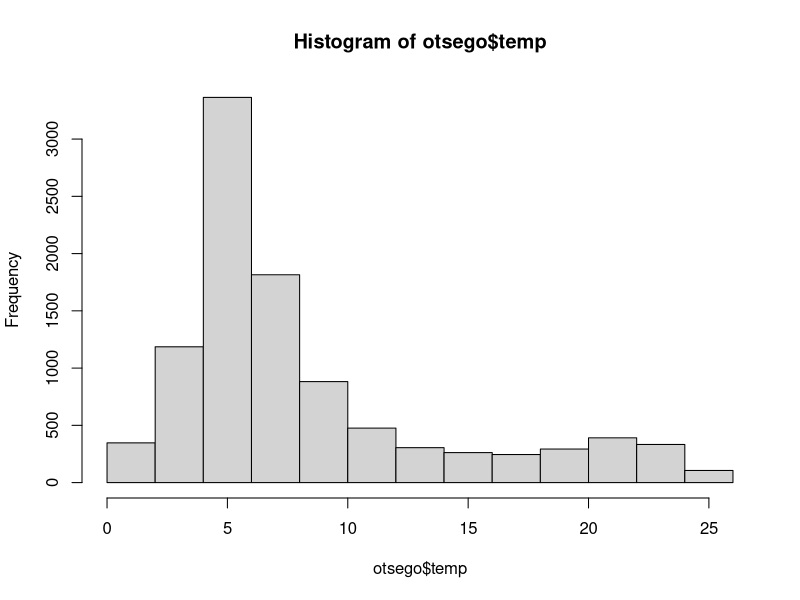
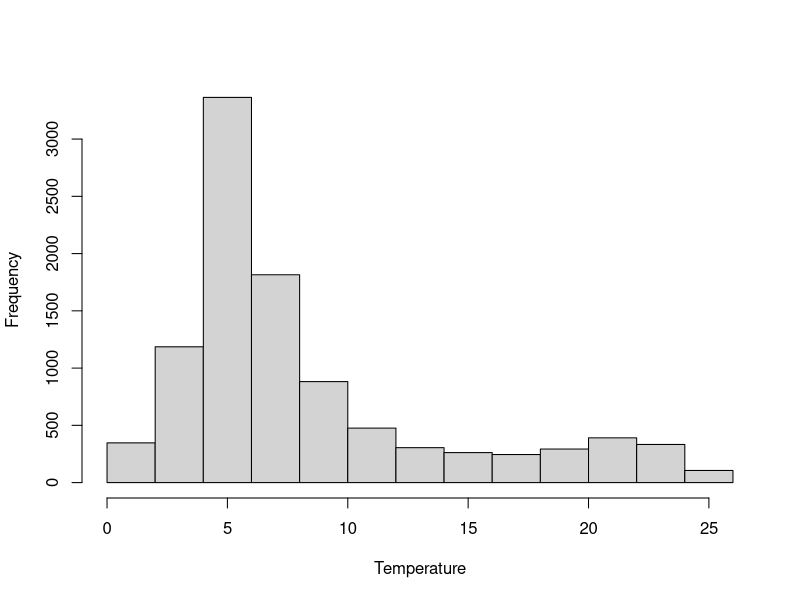
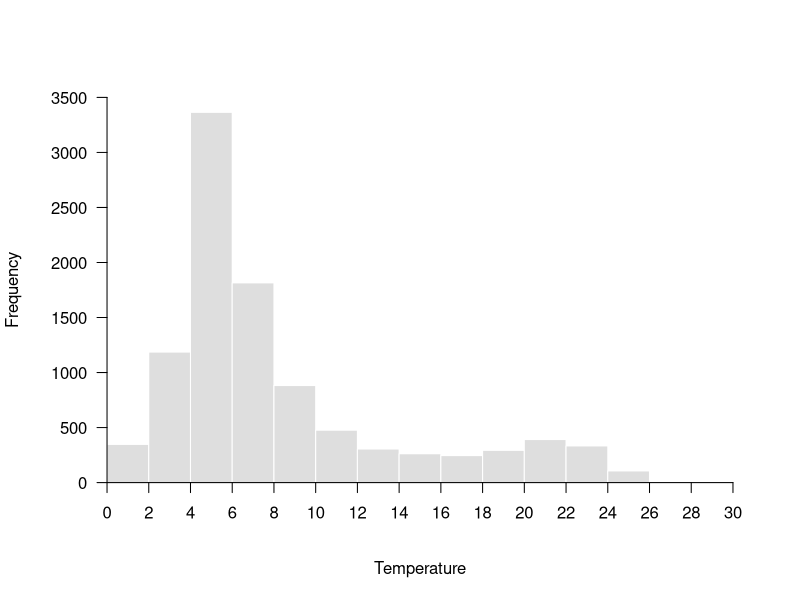
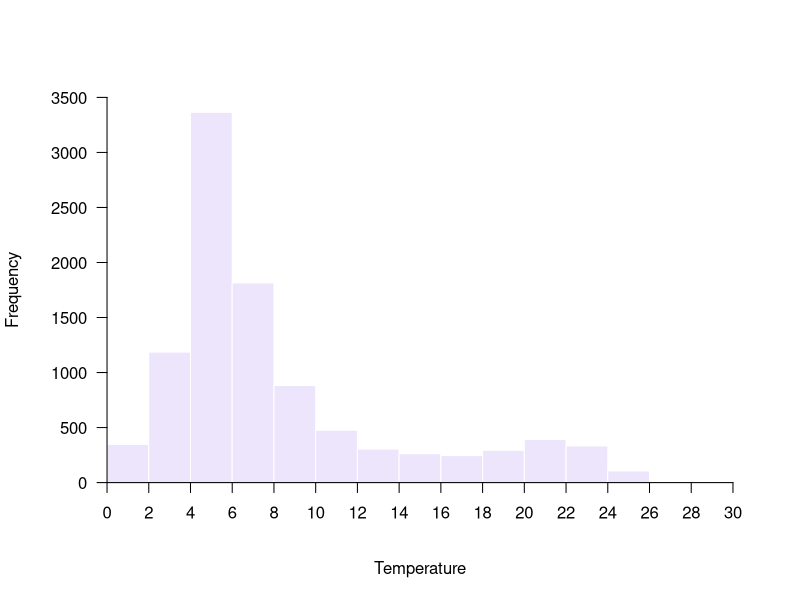
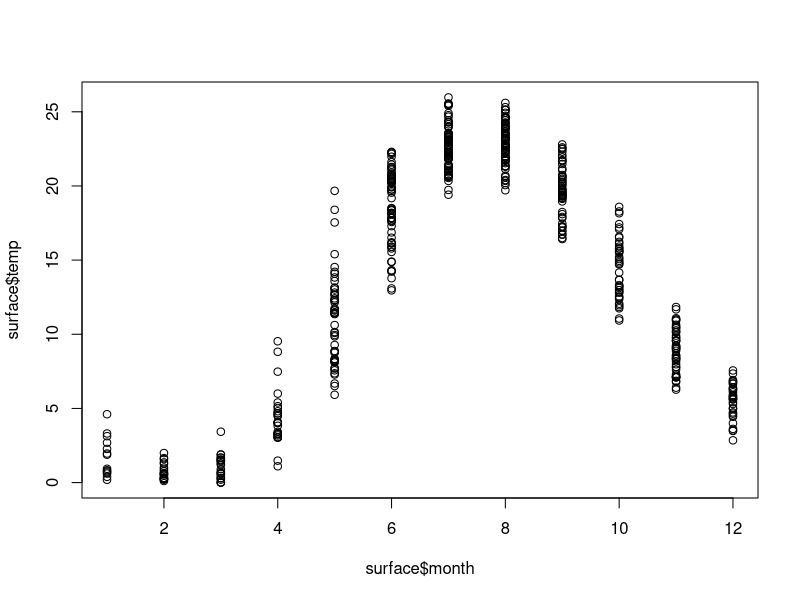
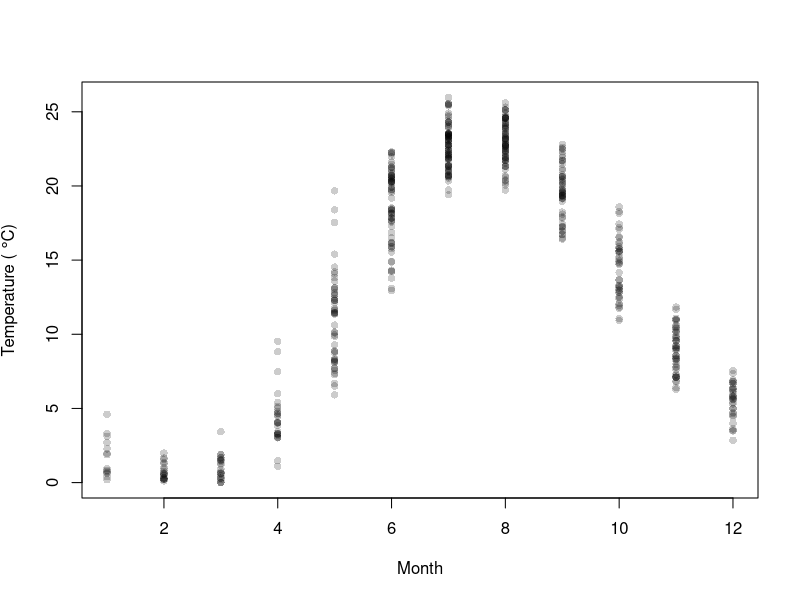
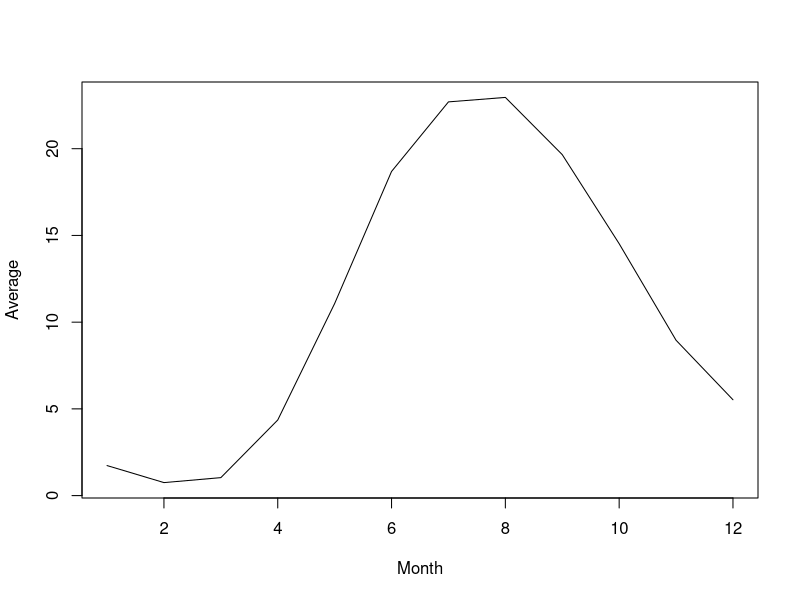
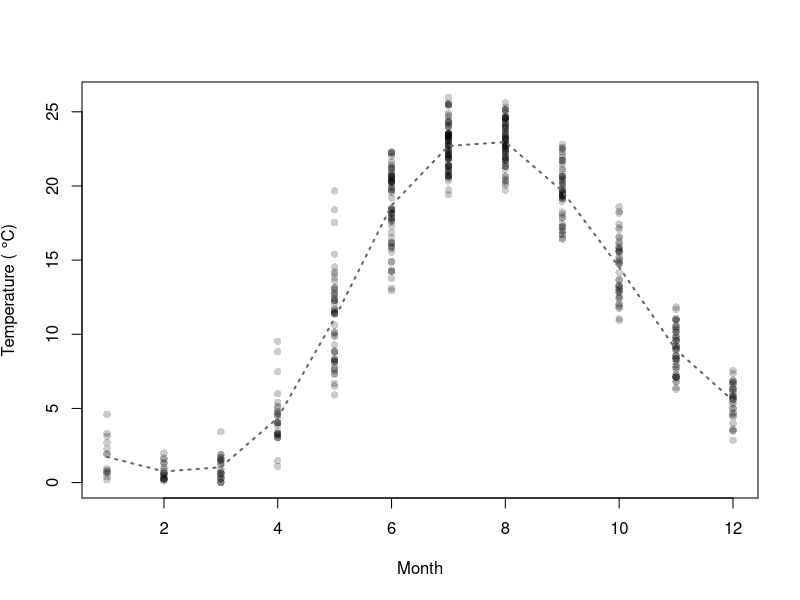

Write the R code that produced these figures, in order.
## ---- chunk 1
# Chapter 4 Lecture module

# Package load
library(tidyverse) 

# 4.2 Plotting with base R ----
# ...

## ---- chunk 2
# I added stringsAsFactors = FALSE to read in all
# text strings as `chr`.
 otsego <- read.csv("data/physical.csv", stringsAsFactors = FALSE)
## ---- chunk 3
hist(otsego$temp)
## ---- chunk 4
hist(otsego$temp, xlab = "Temperature", ylab = "Frequency", main="")
## ---- chunk 5
# Make the histogram
hist(otsego$temp,
     xlab = "Temperature",
     ylab = "Frequency",
     main = "",
     xaxt = "n",
     yaxt = "n",
     col = "gray87",
     border = "white",
     xlim = c(0, 30),
     ylim = c(0, 3500)
     )

# Add an x-axis going from zero to thirty degrees
# in increments of 2 degrees and start it at zero
axis(side = 1, at = seq(from = 0, to = 30, by = 2), pos = 0)

# Add a rotated y-axis with default scale and 
# start it at zero
axis(side = 2, las = 2, pos = 0)

## ---- chunk 6
# Make the histogram
hist(otsego$temp,
     xlab = "Temperature",
     ylab = "Frequency",
     main = "",
     xaxt = "n",
     yaxt = "n",
     col = rgb(red = 0.30, green = 0, blue = 0.90, alpha = 0.10),
     border = "white",
     xlim = c(0, 30),
     ylim = c(0, 3500)
     )

# Add an x-axis going from zero to thirty degrees
# in increments of 2 degrees and start it at zero
axis(side = 1, at = seq(from = 0, to = 30, by = 2), pos = 0)

# Add a rotated y-axis with default scale and 
# start it at zero
axis(side = 2, las = 2, pos = 0)
## ---- chunk 7
# Filter to get July surface temperatures
surface <- otsego %>% filter(depth == 0.1)

# Default scatter plot
plot(x = surface$month, y = surface$temp)

## ---- chunk 8
# Better scatter plot
plot(x = surface$month, 
     y = surface$temp,
     pch = 21,
     bg = rgb(0, 0, 0, 0.2),
     col = NA,
     xlab = "Month",
     ylab = expression(paste("Temperature ( ", degree, "C)"))
     )

## ---- chunk 9
mids <- surface %>%
  group_by(month) %>%
  summarize(avg = mean(temp))

plot(mids$month, mids$avg, type = "l", xlab = "Month", ylab = "Average")

## ---- chunk 10
# Same scatter plot
plot(x = surface$month, 
     y = surface$temp,
     pch = 21,
     bg = rgb(0, 0, 0, 0.2),
     col = NA,
     xlab = "Month",
     ylab = expression(paste("Temperature ( ", degree, "C)"))
     )
# Add a thick, dotted line that is gray (this is a gray40 job)
lines(mids$month, mids$avg, lty = 3, lwd = 2, col = "gray40")
## ---- chunk 11
boxplot(temp~month, data = surface,
        xlab = "Month",
        ylab = expression(paste("Surface temperature ( ", degree, "C)")))
## ---- chunk 12
boxplot(temp~month, 
        data = surface,
        xlab = "Month",
        ylab = expression(paste("Surface temperature ( ", degree, "C)")),      
        border = "gray40",
        boxwex = 0.50, boxcol = "gray40", boxfill = "gray87",
        whisklty = 1, whisklwd=1, whiskcol = "gray40",
        staplewex = 0, staplecol = NA,
        outpch = 21, outbg = "gray90", outcol = "gray90"
        )
## ---- chunk 13
boxplot(temp~month, 
        data = surface,
        xlab = "Month",
        ylab = expression(paste("Surface temperature ( ", degree, "C)")),      
        border = "gray40",
        boxwex = 0.50, boxcol = "gray40", boxfill = "gray87",
        whisklty = 1, whisklwd=1, whiskcol = "gray40",
        staplewex = 0, staplecol = NA,
        outpch = 21, outbg = NA, outcol = NA
        )
points(jitter(surface$month), surface$temp, cex=.4, pch=19, col=rgb(0,0,0,0.2))

## ---- chunk 14
# Histogram of water temperature across 
# all dates and depths
p <- ggplot(otsego, aes(x=temp)) + geom_histogram(bins=30)

print(p)

## ---- chunk 15
# Histogram of water temperature across 
# all dates and depths
p <- ggplot(otsego, aes(x=temp)) + 
  geom_histogram(bins=30) + 
  xlab(expression(paste("Temperature (", degree, "C)"))) +
  ylab("Count")

print(p)
## ---- chunk 16
# Histogram of water temperature across 
# all dates and depths
p <- ggplot(otsego, aes(x=temp)) + 
  geom_histogram(bins=30) + 
  xlab(expression(paste("Temperature (", degree, "C)"))) +
  ylab("Count") +
  scale_x_continuous(limits=c(0, 25), expand = c(0, 0)) + 
  scale_y_continuous(expand = c(0, 0))
print(p)
## ---- chunk 17
# Histogram of water temperature across 
# all dates and depths
p <- ggplot(otsego, aes(x=temp)) + 
  geom_histogram(bins=30) + 
  scale_x_continuous(limits=c(0, 25), expand = c(0, 0)) + 
  scale_y_continuous(expand = c(0, 0)) + 
  xlab(expression(paste("Temperature (", degree, "C)"))) +
  ylab("Count") +
  theme_bw() +
  theme(
    axis.title.x = element_text(vjust = -1),
    axis.title.y = element_text(vjust = 3),
    panel.grid = element_blank()
  )
print(p)
## ---- chunk 18
surface <- otsego %>% filter(depth == 0.10)
## ---- chunk 19
s <- ggplot(surface, aes(x = month, y = temp)) +
  geom_point()
print(s)
## ---- chunk 20
s <- ggplot(surface, aes(x = month, y = temp)) +
  geom_point() + 
  xlab("Month") +
  ylab(expression(paste("Temperature ( ", degree, "C)"))) +
  theme_bw() +
  theme(axis.title.x = element_text(vjust = -1),
        axis.title.y = element_text(vjust = 3),
        panel.grid = element_blank()
  )
print(s)
## ---- chunk 21
surface$c_month <- factor(month.abb[surface$month], levels=month.abb)
## ---- chunk 22
s <- ggplot(surface, aes(x = c_month, y = temp)) +
  geom_point() + 
  xlab("Month") +
  ylab(expression(paste("Temperature ( ", degree, "C)"))) +
  theme_bw() +
  theme(axis.title.x = element_text(vjust = -1),
        axis.title.y = element_text(vjust = 3),
        panel.grid = element_blank()
  )
print(s)
## ---- chunk 23
s <- ggplot(surface, aes(x = c_month, y = temp)) +
  geom_point(alpha = 0.2) + 
  xlab("Month") +
  ylab(expression(paste("Temperature ( ", degree, "C)"))) +
  theme_bw() +
  theme(axis.title.x = element_text(vjust = -1),
        axis.title.y = element_text(vjust = 3),
        panel.grid = element_blank()
  )
print(s)
## ---- chunk 24
mids <- surface %>%
  group_by(month) %>%
  summarize(avg = mean(temp))

## ---- chunk 25
lp <- ggplot(mids, aes(x = month, y = avg)) +
  geom_line()

print(lp)
## ---- chunk 26
s <- ggplot(data = surface, mapping = aes(x = c_month, y = temp)) +
  geom_point(alpha = 0.20) + 
  geom_line(mapping = aes(x = month, y = avg),
            data = mids,
            color = 'gray40',
            lty = 3,
            lwd = 1) +
  xlab("Month") +
  ylab(expression(paste("Temperature ( ", degree, "C)"))) +
  theme_bw() +
  theme(axis.title.x = element_text(vjust = -1),
        axis.title.y = element_text(vjust = 3),
        panel.grid = element_blank()
  )

print(s)
## ---- chunk 27
bp <- ggplot(surface, aes(x = c_month, y = temp)) + geom_boxplot()

print(bp)
## ---- chunk 28
bp <- ggplot(surface, aes(x = c_month, y = temp)) +
  geom_boxplot(color = 'gray40', fill = 'gray87', width = 0.3) +
  xlab("Month") +
  ylab(expression(paste("Temperature ( ", degree, "C)"))) +
  theme_bw() +
  theme(axis.title.x = element_text(vjust = -1),
        axis.title.y = element_text(vjust = 3),
        panel.grid = element_blank()
  )

print(bp)
## ---- chunk 29
bp <- ggplot(surface, aes(x = c_month, y = temp)) +
  geom_boxplot(color = 'gray40', fill = 'gray87', width = 0.4) +
  geom_jitter(size = .5, width = 0.1) +
  xlab("Month") +
  ylab(expression(paste("Temperature ( ", degree, "C)"))) +
  theme_bw() +
  theme(axis.title.x = element_text(vjust = -1),
        axis.title.y = element_text(vjust = 3),
        panel.grid = element_blank()
  )

print(bp)
